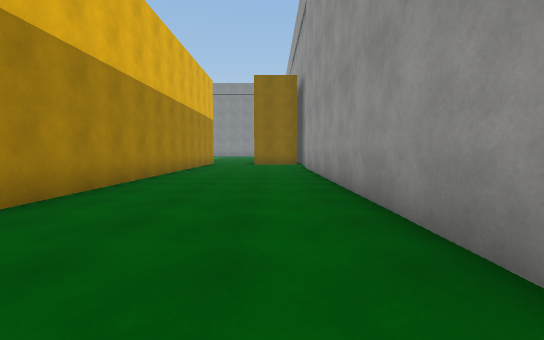
View 1 (above)

24 first-person views from a walk through a 3-D level made in the Unity game engine. The camera is 1.3 m above the floor, tilts 4° down and sees 90° across. The floor is counted in squares, 2 m on a side. Each view is taken from the middle of a square. On the plan, view 1 faces up. The plan holds only what a view shows up to about 9 squares ahead; the rest is blank. The place goes on beyond the plan. The player is left out. Surface patterns are stand-ins for the level's own textures.

View 2
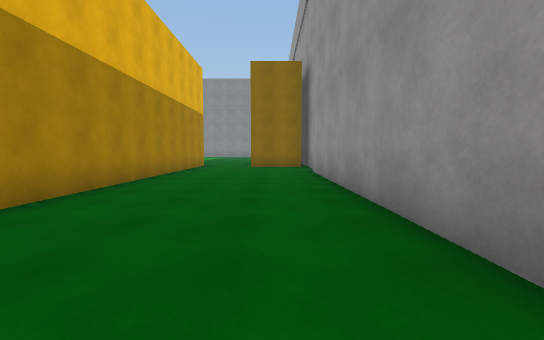

View 3
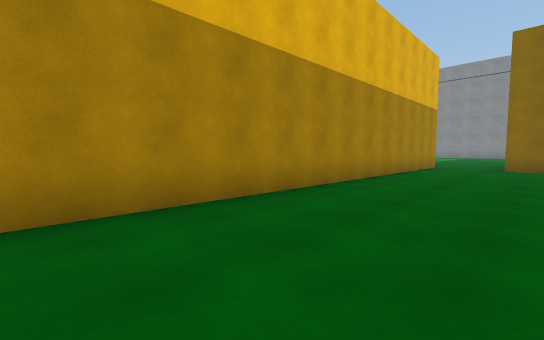

View 4
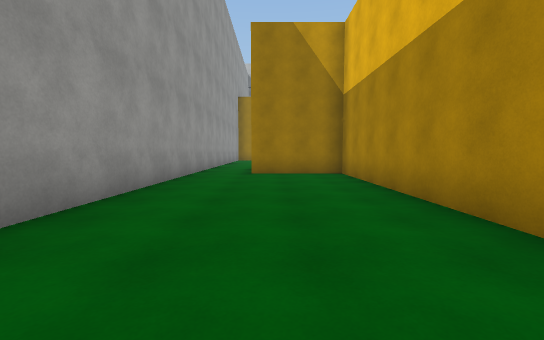

View 5
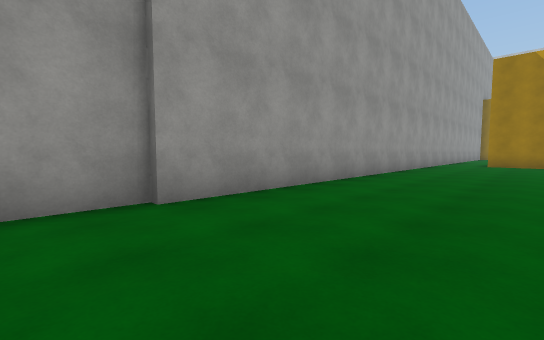

View 6
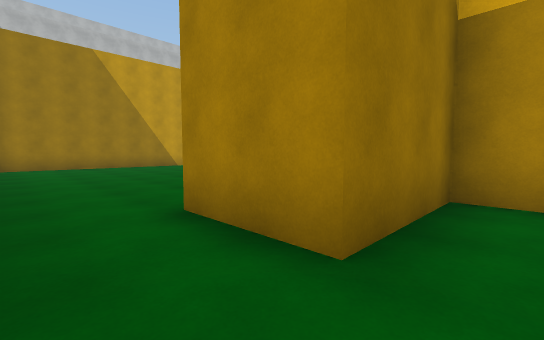

View 7
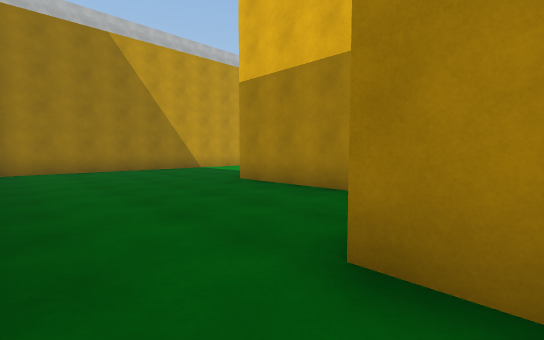

View 8
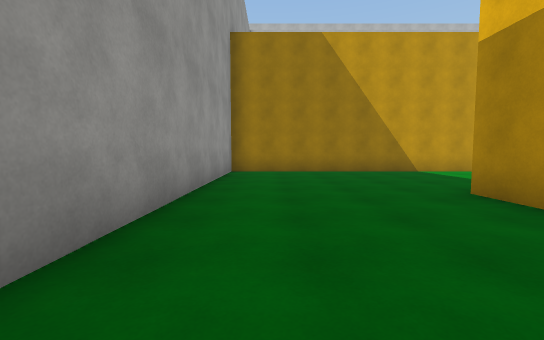

View 9
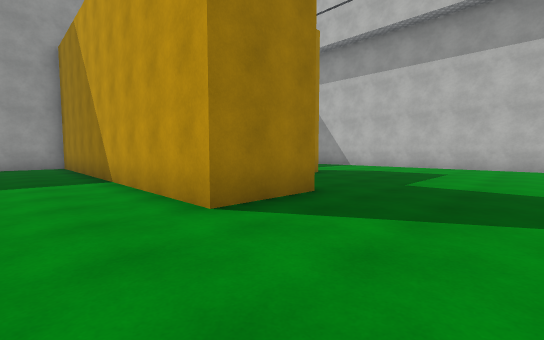

View 10
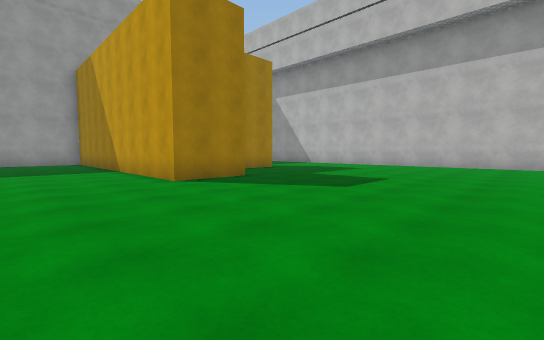

View 11
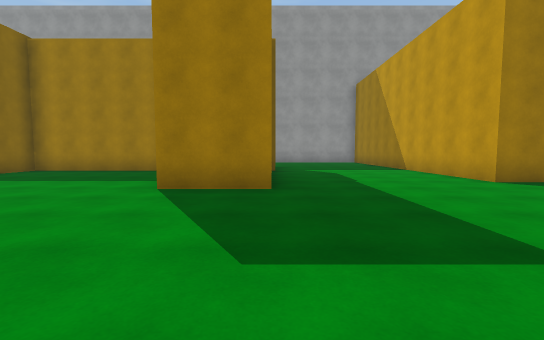

View 12
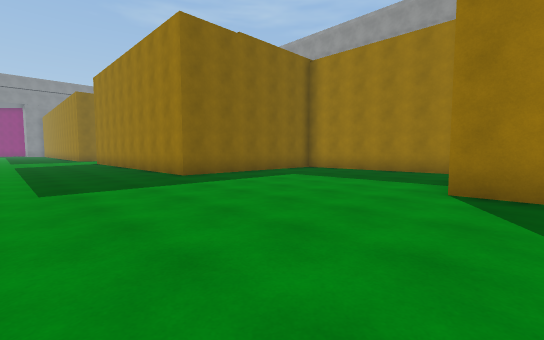

View 13
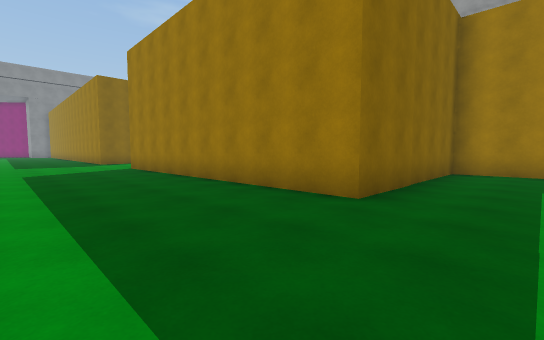

View 14
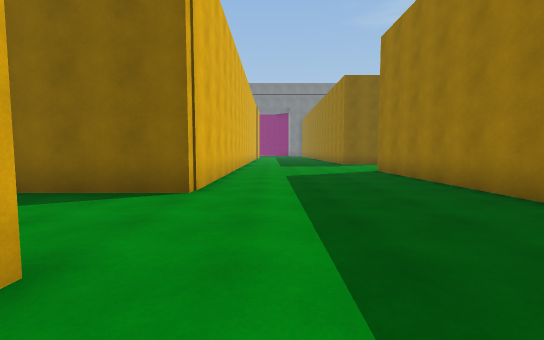

View 15
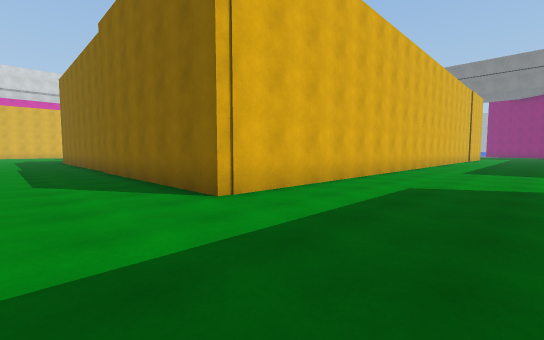

View 16
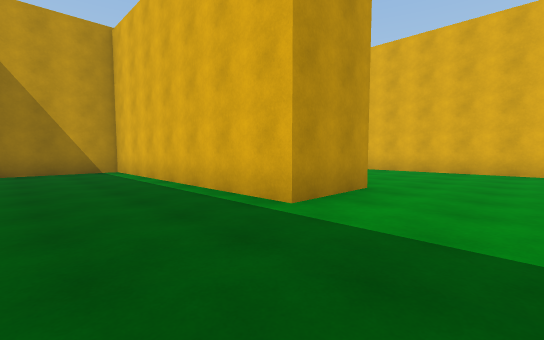

View 17
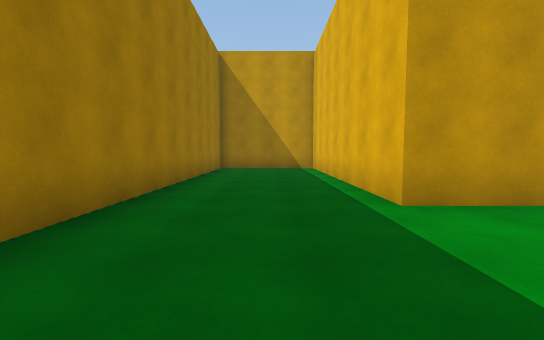

View 18
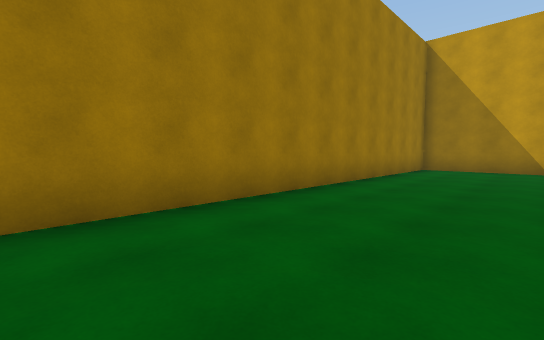

View 19
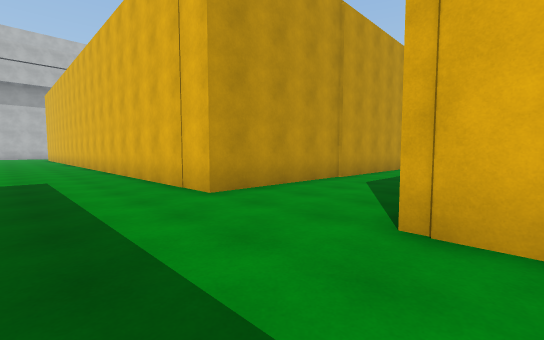

View 20
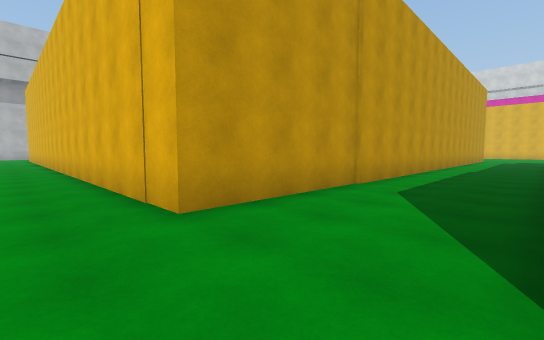

View 21
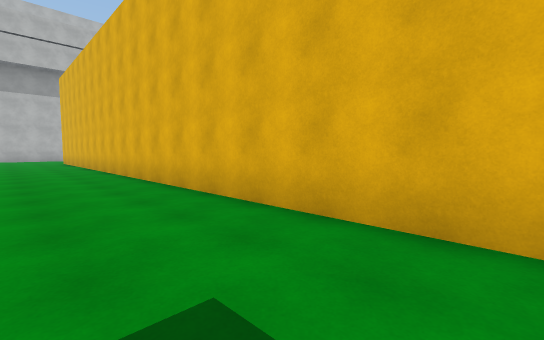

View 22
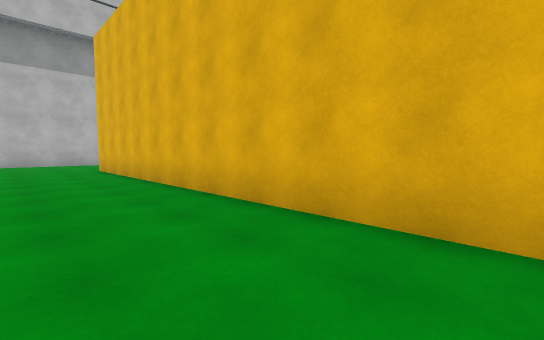

View 23
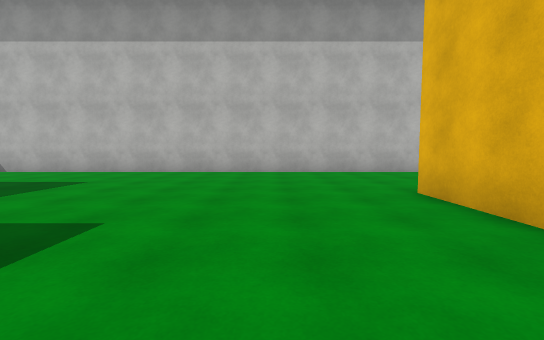

View 24
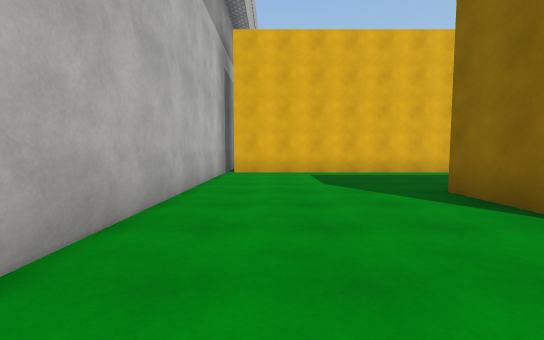

### Floor plan
Points are (right, up) in squares from view 1. A wall is a line through its corners. A room is listed if a view was taken in it or the views show most of it. See-through windows are left out.
Room 1 (views 1, 2, 3, 4, 5, 6)
walls: (1.5, 10.6) (1.5, 12.1); (-3, 11.8) (-3, -1.8) (-0.4, -1.8); (1.3, -1.5) (1.3, 10.8)
ways out: opening at (0.5, -2.5) to room 2
Room 2 (views 7, 8, 9, 10, 11, 12, 13, 14, 15, 16, 17, 18, 19, 20, 21, 22, 23, 24)
walls: (-9.4, -8) (-9.4, -6); (-5.1, -5.2) (-5.1, -0.2) (-10.6, -0.2) (-10.6, 8.8) (-8.5, 8.8) (-8.5, 1.8) (-5.4, 1.8); (-8.4, -14.6) (-8.4, -12.6) (1.3, -12.6) (1.3, -5.2); (-3, -5.1) (-3, -8.1); (-15.8, -18.2) (-17.4, -18.2); (-21.3, -15.5) (-21.3, -22.2); (-5.1, 2.1) (-5.1, 12.1); (-0.4, -1.8) (-0.4, -3.9); (1.3, -3) (1.3, -1.5); (-24.2, 1.4) (-15.3, 1.4) (-15.3, -18.2); (-21.6, 4.2) (-22.5, 4.2); (-22, -22.5) (-4.4, -22.5); (-15.3, 11.6) (-15.3, 4.2) (-21.2, 4.2)
ways out: opening at (0.5, -2.5) to room 1

Positions as (right, up) in squares from view 1, and headings:
1: (0, 0), facing up
2: (0, 2), facing up
3: (0, 2), facing up-left
4: (-1, 6), facing down
5: (-2, 12), facing down-right
6: (1, -1), facing down-left
7: (1, -3), facing down-left
8: (0, -4), facing down
9: (-11, -11), facing down-right
10: (-14, -10), facing down-right
11: (-14, -8), facing right
12: (-14, -7), facing up-right
13: (-14, -2), facing up-right
14: (-14, 0), facing up
15: (-12, 2), facing up-left
16: (-6, 11), facing down-left
17: (-7, 12), facing down
18: (-8, 12), facing down-right
19: (-13, 5), facing down-left
20: (-14, 4), facing down-left
21: (-13, -1), facing down-left
22: (-13, -8), facing down-left
23: (-13, -14), facing down
24: (-13, -21), facing left
